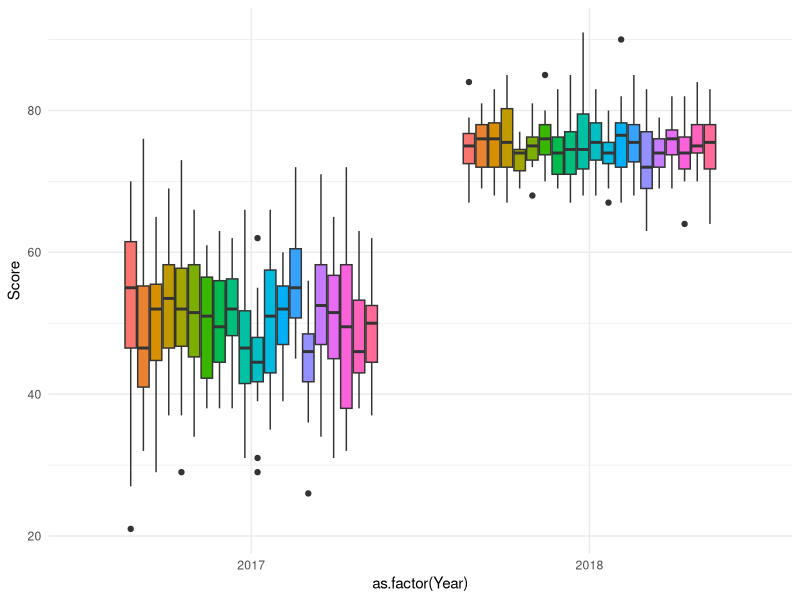
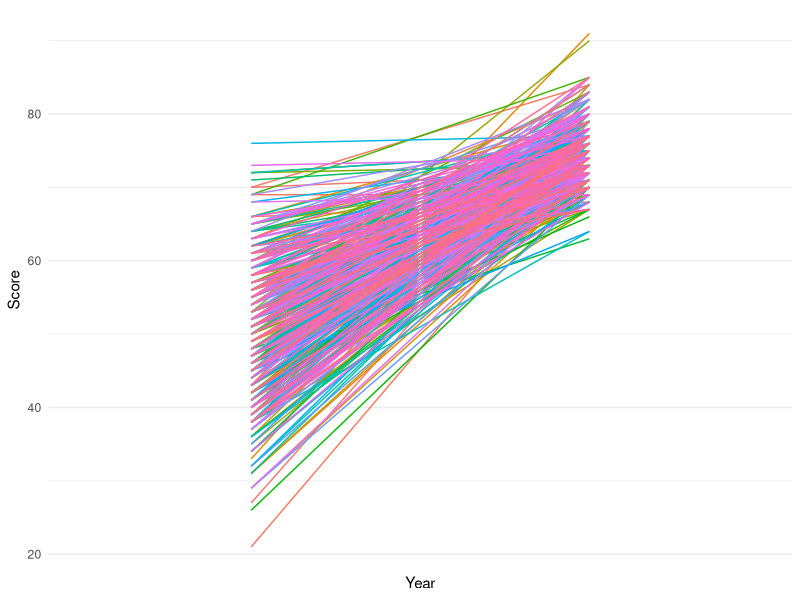
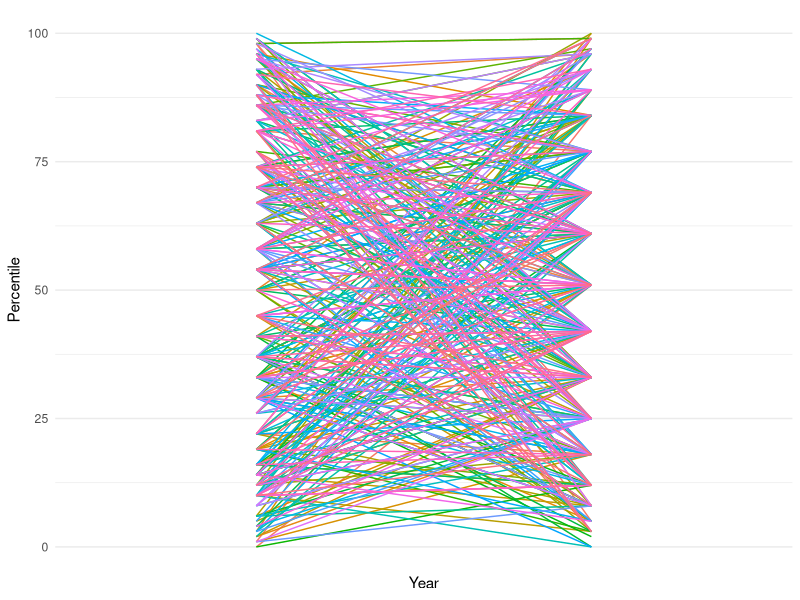

Reproduce these figures in R, in order.
## ---- chunk 1
# This is a good place to put libraries required for future work
knitr::opts_chunk$set(echo = TRUE)
options(scipen=999)
library(tidyverse)    #Loads the tidyverse suite of packages
library(xtable)       #Alternate to Kable package for printing html tables
## ---- chunk 2
school.id=rep(1:20,each=20*2)
student.id=rep(rep(1:20,each=2),20)
type=rep(c("Score","Percentile"),20*20)
score2017=round(rnorm(20*20,mean=50,sd=10),0)
percentile2017=round(100*pnorm(score2017,mean=mean(score2017),sd=sd(score2017)),0)
score2018=round(rnorm(20*20,mean=75,sd=4),0)
percentile2018=round(100*pnorm(score2018,mean=mean(score2018),sd=sd(score2018)),0)
value2017=c(rbind(score2017,percentile2017))
value2018=c(rbind(score2018,percentile2018))

untidy.school = tibble(
                  school=school.id,
                  student=student.id,
                  type=type,
                  value2017=value2017,
                  value2018=value2018) %>% 
                filter(!(school==1 & student==4)) %>% filter(!(school==12 & student==18)) %>%
                mutate(value2018=ifelse((school==1 & student==3)|(school==15 & student==18)|
                                          (school==5 & student==12),NA,value2018))
## ---- chunk 3
tab.untidy.school=untidy.school %>%
                  head(10) %>%
                  xtable(digits=0,align="cccccc")

print(tab.untidy.school,type="html",include.rownames=F,
      html.table.attributes="align='center',
                             rules='rows',
                             width=50%,
                             frame='hsides',
                             border-spacing=5px"
      )
## ---- chunk 4
untidy.school %>% filter(student==1) %>% head(4)
## ---- chunk 5
untidy2.school = untidy.school %>%
                    unite(col = 'CID', c(school, student), sep = ".", remove = FALSE)

glimpse(untidy2.school) #Do Not Change Lines with the glimpse Function
## ---- chunk 6
untidy3.school = untidy2.school %>%
                    rename('2017' = value2017, '2018' = value2018) %>%
                    gather(key = 'Year', value = value, `2017`:`2018`)
glimpse(untidy3.school)
## ---- chunk 7
tidy.school = untidy3.school %>%
                    spread(key = type, value = value) 
glimpse(tidy.school)
## ---- chunk 8
tidy2.school=tidy.school %>%
  complete(school, student, Year)
## ---- chunk 9
tab.tidy2.school = tidy2.school %>%
  head(10) %>%
  xtable(digits=0,align="ccccccc")

print(tab.tidy2.school,type="html",include.rownames=F,
      html.table.attributes="align='center',
      rules='rows',
      width=50%,
      frame='hsides',
      border-spacing=5px"
)
## ---- chunk 10
head(untidy.school)
## ---- chunk 11
final.tidy.school = untidy.school %>%
                      rename("2017" = value2017, "2018" = value2018) %>%
                      gather(key = "Year", value = "Value", `2017`:`2018`, convert = TRUE) %>%
                      spread("type", "Value") %>%
                      complete(school, student, Year) %>% 
                      unite(col = 'CID', c(school, student), sep = ".", remove = FALSE) 

glimpse(final.tidy.school)
## ---- chunk 12
ggplot(final.tidy.school) +
  geom_boxplot(aes(x=as.factor(Year),y=Score,fill=as.factor(school))) + 
  guides(fill=F)+
  theme_minimal()
## ---- chunk 13
ggplot(final.tidy.school) + 
  geom_line(aes(x=Year,y=Score,color=as.factor(CID))) +
  guides(color=F) +
  scale_x_discrete(breaks=c(2017,2018),labels=c(2017,2018)) +
  theme_minimal()

ggplot(final.tidy.school) + 
  geom_line(aes(x=Year,y=Percentile,color=as.factor(CID))) +
  guides(color=F) +
  scale_x_discrete(breaks=c(2017,2018),labels=c(2017,2018)) +
  theme_minimal()
